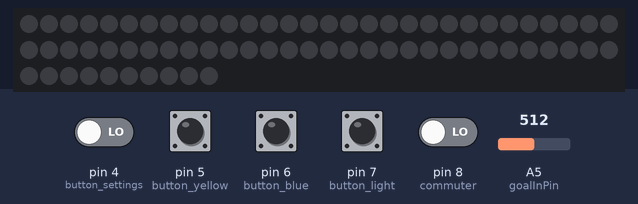
A sketch run on a simulated Arduino Uno, built with avr-gcc and run on an emulated ATmega328P. Parts: 70 RGB LEDs in strip order, left to right, continuing on the next row. Inputs (shaded band) come from the test bench; at power-on: pin 4 (button_settings), pin 5 (button_yellow), pin 6 (button_blue), pin 7 (button_light), pin 8 (commuter) LOW, A5 (goalInPin) = 512. What the sketch prints to the serial monitor is not drawn.

Above: at 10.2 s.
10.3 s: pin 5 (button_yellow) pulled HIGH for 0.15 s
13.4 s: pin 8 (commuter) driven HIGH
At 13.66 s:
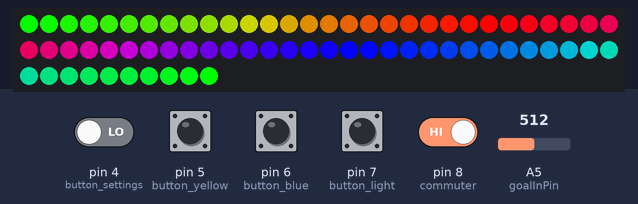
At 14.26 s:
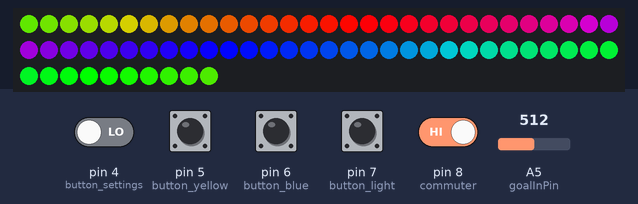
15.9 s: pin 4 (button_settings) driven HIGH and pin 8 (commuter) driven LOW
18.9 s: pin 6 (button_blue) pulled HIGH for 1 s
22.9 s: pin 5 (button_yellow) pulled HIGH for 1 s
26.9 s: pin 6 (button_blue) pulled HIGH for 1 s
Timing chart, 0 to 29.9 s (numbered marks = the images above; inputs shaded):
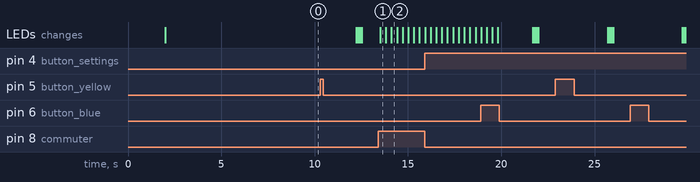

The sketch:

Kickern_Master_Uno.ino
```cpp
// (licence header left out)
#include <Arduino.h>                            // Arduino
#include <Adafruit_NeoPixel.h>                  // Adafruit LED strip


/******************************************************************************
 * set variable
 *****************************************************************************/

//FastLED Setup
#define NUM_LEDS 70
#define PIN 13

//Button Setup
int button_settings = 4;
int button_yellow = 5;
int button_blue = 6;
int button_light = 7;
int commuter = 8;
//OneButton button_light(7, true);

//intit Buttons
int button_settings_stat = 0;
int last_button_settings_stat = 0;
int button_yellow_stat = 0;
int last_button_yellow_stat = 0;
int button_blue_stat = 0;
int last_button_blue_stat = 0;
int button_light_stat = 0;
int last_button_light_stat = 0;
int commuter_stat = 0;
int sett_menu = 0;
int light_stat = 0;

//Goal/Target Setup
int final_goal = 6;
int win_wait = 10000;
int val = 0;
int val_set = 0;
int schleife = 0;

//count button push
int count_goal_yellow = 0;
int count_goal_blue = 0;

uint8_t gHue = 0;
int hue     = 0;

//strip brightness
#define MAX_BRIGHTNESS 255      // Thats full on, watch the power!
#define MIN_BRIGHTNESS 0       // set to a minimum of 25%

const int goalInPin = A5;

//Adafruit Neopixel strip
Adafruit_NeoPixel strip = Adafruit_NeoPixel(NUM_LEDS, PIN, NEO_GRB + NEO_KHZ800);

/******************************************************************************
* Arduino Setup
******************************************************************************/

void setup(){

  Serial.begin(9600);
  pinMode(button_settings, INPUT);
  pinMode(button_yellow, INPUT);
  pinMode(button_blue, INPUT);
  pinMode(button_light, INPUT);
  pinMode(commuter, INPUT);
  delay(2000);
  //strip.setBrightness(MIN_BRIGHTNESS);
  strip.begin(); // This initializes the NeoPixel library.
  strip.show();
  delay(7000);
} // end Setup

/******************************************************************************
* Arduino loop
******************************************************************************/
void loop() {
  button_settings_stat = digitalRead(button_settings);
  button_light_stat = digitalRead(button_light);
  button_yellow_stat = digitalRead(button_yellow);
  button_blue_stat = digitalRead(button_blue);
  commuter_stat = digitalRead(commuter);
  Serial.print(val);
  Serial.println(val_set);


  if (count_goal_yellow <= 2 && count_goal_blue <= 2){
    if (button_settings_stat != last_button_settings_stat) {
      if (button_settings_stat == HIGH) {
        if (val_set == 1){
          val_set = 0;
        } else if (val_set == 0){
          val_set = 1;
        }
      }
    }
  }
  if (val_set == 1){
    byte i;
    button_settings_stat = digitalRead(button_settings);
    if (val == 1){
      val = 0;
      light_stat = 1;
    }
    light_red();
    int mappedValue = map(analogRead(goalInPin), 0, 1023, 3, 9);

    final_goal = mappedValue;
  } else if (val_set == 0){
   if (button_settings_stat == LOW && light_stat == 1) {
    if (val == 0){
      val = 1;
      light_stat = 0;
    }
   }
  }
  last_button_settings_stat = button_settings_stat;

  // turn light on/off
  if (button_light_stat != last_button_light_stat) {
    // check if the pushbutton is pressed.
    // if it is, the buttonState is HIGH:
    if (button_light_stat == HIGH) {
      if (val == 1){
        val = 0;
      } else if (val == 0){
        val = 1;
      }
    }
  }

  if (val == 1)
  {
   light_on();
  }
  else if (val == 0)
  {
   light_off();
  }
  last_button_light_stat = button_light_stat;

  // count goals team yellow
  if (button_yellow_stat != last_button_yellow_stat) {
    if (button_yellow_stat == LOW) {
      count_goal_yellow++;
      //delay(50);
      FadeIn(0xff, 0xff, 0x00);
      Strobe(0xff, 0xff, 0x00, 3, 50, 1000);
      FadeOut(0xff, 0xff, 0x00);
    }
  }
   last_button_yellow_stat = button_yellow_stat;

  // count goals team blue
  if (button_blue_stat != last_button_blue_stat) {
    if (button_blue_stat == LOW) {
      // count goal blue
      count_goal_blue++;
      FadeIn(0x00, 0x00, 0xff);
      Strobe(0x00, 0x00, 0xff, 3, 50, 1000);
      FadeOut(0x00, 0x00, 0xff);
    }
  }
  last_button_blue_stat = button_blue_stat;

  // team yellow win
  if (count_goal_yellow == final_goal) {
    NewKITT(0xff, 0xff, 0, 8, 10, 50);
    for( int i = 0; i<NUM_LEDS; i++){
      strip.setPixelColor(i, strip.Color(255, 255, 0));
    }
    strip.show();

    delay(5000);
    count_goal_yellow = 0;
    count_goal_blue = 0;
  }

  //team blue win
  if (count_goal_blue == final_goal) {
    NewKITT(0, 0, 0xff, 8, 10, 50);
    for( int i = 0; i<NUM_LEDS; i++){
      strip.setPixelColor(i, strip.Color(0, 0, 255));
    }
    strip.show();
    delay(5000);
    count_goal_yellow = 0;
    count_goal_blue = 0;
  } // end win

  // Start Pause Modus

  if (commuter_stat == HIGH){
    Pause();
  }

}// end loop

/******************************************************************************
* Matrix,Settings, Pause & Matrix_Win
******************************************************************************/

void Pause(){
  // start rainbowCycle
  rainbowCycle(20);
}


/******************************************************************************
* Adafruit Neopixel Effekte und Licht an und aus
******************************************************************************/

//-----------Licht AN--------------------------
void light_red(){
  setAll(255,0,0);
  showStrip();
}
//-----------Licht AN--------------------------
void light_on(){
  setAll(255,255,255);
  showStrip();
}

//-----------Licht AUS---------------------------
void light_off(){
  setAll(0,0,0);
  showStrip();
}

//-----------Rainbow Effekt---------------------------
byte * Wheel(byte WheelPos) {
  static byte c[3];
  if(WheelPos < 85) {
   c[0]=WheelPos * 3;
   c[1]=255 - WheelPos * 3;
   c[2]=0;
  } else if(WheelPos < 170) {
   WheelPos -= 85;
   c[0]=255 - WheelPos * 3;
   c[1]=0;
   c[2]=WheelPos * 3;
  } else {
   WheelPos -= 170;
   c[0]=0;
   c[1]=WheelPos * 3;
   c[2]=255 - WheelPos * 3;
  }

  return c;
}

void rainbowCycle(int SpeedDelay) {
  byte *c;
  uint16_t i, j;

  //for(j=0; j<256*5; j++) { // 5 cycles of all colors on wheel
  for(j=0; j<256*1; j++) {
    for(i=0; i< NUM_LEDS; i++) {
      c=Wheel(((i * 256 / NUM_LEDS) + j) & 255);
      setPixel(i, *c, *(c+1), *(c+2));
    }
    //strip.setBrightness(MAX_BRIGHTNESS);
    showStrip();
    delay(SpeedDelay);
  }
}

//-----------Strobo Effekt---------------------------
void Strobe(byte red, byte green, byte blue, int StrobeCount, int FlashDelay, int EndPause){
  for(int j = 0; j < StrobeCount; j++) {
    setAll(red,green,blue);
    showStrip();
    delay(FlashDelay);
    setAll(0,0,0);
    showStrip();
    delay(FlashDelay);
    setAll(red,green,blue);
    showStrip();
  }
}

void FadeIn(byte red, byte green, byte blue){
  float r, g, b;

  for(int k = 0; k < 256; k=k+1) {
    r = (k/256.0)*red;
    g = (k/256.0)*green;
    b = (k/256.0)*blue;
    setAll(r,g,b);
    showStrip();
  }
}
void FadeOut(byte red, byte green, byte blue){
  float r, g, b;

  for(int k = 255; k >= 0; k=k-2) {
    r = (k/256.0)*red;
    g = (k/256.0)*green;
    b = (k/256.0)*blue;
    setAll(r,g,b);
    showStrip();
  }
}
//-----------Knight rider Effekt---------------------------
void NewKITT(byte red, byte green, byte blue, int EyeSize, int SpeedDelay, int ReturnDelay){
  RightToLeft(red, green, blue, EyeSize, SpeedDelay, ReturnDelay);
  LeftToRight(red, green, blue, EyeSize, SpeedDelay, ReturnDelay);
  OutsideToCenter(red, green, blue, EyeSize, SpeedDelay, ReturnDelay);
  CenterToOutside(red, green, blue, EyeSize, SpeedDelay, ReturnDelay);
  LeftToRight(red, green, blue, EyeSize, SpeedDelay, ReturnDelay);
  RightToLeft(red, green, blue, EyeSize, SpeedDelay, ReturnDelay);
  OutsideToCenter(red, green, blue, EyeSize, SpeedDelay, ReturnDelay);
  CenterToOutside(red, green, blue, EyeSize, SpeedDelay, ReturnDelay);
}

void CenterToOutside(byte red, byte green, byte blue, int EyeSize, int SpeedDelay, int ReturnDelay) {
  for(int i =((NUM_LEDS-EyeSize)/2); i>=0; i--) {
    setAll(0,0,0);

    setPixel(i, red/10, green/10, blue/10);
    for(int j = 1; j <= EyeSize; j++) {
      setPixel(i+j, red, green, blue);
    }
    setPixel(i+EyeSize+1, red/10, green/10, blue/10);

    setPixel(NUM_LEDS-i, red/10, green/10, blue/10);
    for(int j = 1; j <= EyeSize; j++) {
      setPixel(NUM_LEDS-i-j, red, green, blue);
    }
    setPixel(NUM_LEDS-i-EyeSize-1, red/10, green/10, blue/10);

    showStrip();
    delay(SpeedDelay);
  }
  delay(ReturnDelay);
}

void OutsideToCenter(byte red, byte green, byte blue, int EyeSize, int SpeedDelay, int ReturnDelay) {
  for(int i = 0; i<=((NUM_LEDS-EyeSize)/2); i++) {
    setAll(0,0,0);

    setPixel(i, red/10, green/10, blue/10);
    for(int j = 1; j <= EyeSize; j++) {
      setPixel(i+j, red, green, blue);
    }
    setPixel(i+EyeSize+1, red/10, green/10, blue/10);

    setPixel(NUM_LEDS-i, red/10, green/10, blue/10);
    for(int j = 1; j <= EyeSize; j++) {
      setPixel(NUM_LEDS-i-j, red, green, blue);
    }
    setPixel(NUM_LEDS-i-EyeSize-1, red/10, green/10, blue/10);

    showStrip();
    delay(SpeedDelay);
  }
  delay(ReturnDelay);
}

void LeftToRight(byte red, byte green, byte blue, int EyeSize, int SpeedDelay, int ReturnDelay) {
  for(int i = 0; i < NUM_LEDS-EyeSize-2; i++) {
    setAll(0,0,0);
    setPixel(i, red/10, green/10, blue/10);
    for(int j = 1; j <= EyeSize; j++) {
      setPixel(i+j, red, green, blue);
    }
    setPixel(i+EyeSize+1, red/10, green/10, blue/10);
    showStrip();
    delay(SpeedDelay);
  }
  delay(ReturnDelay);
}

void RightToLeft(byte red, byte green, byte blue, int EyeSize, int SpeedDelay, int ReturnDelay) {
  for(int i = NUM_LEDS-EyeSize-2; i > 0; i--) {
    setAll(0,0,0);
    setPixel(i, red/10, green/10, blue/10);
    for(int j = 1; j <= EyeSize; j++) {
      setPixel(i+j, red, green, blue);
    }
    setPixel(i+EyeSize+1, red/10, green/10, blue/10);
    showStrip();
    delay(SpeedDelay);
  }
  delay(ReturnDelay);
}


/******************************************************************************
* Setup Adafruit Effekte (Tweak4all)
******************************************************************************/
void showStrip() {
 #ifdef ADAFRUIT_NEOPIXEL_H
   // NeoPixel
   strip.show();
 #endif
 #ifndef ADAFRUIT_NEOPIXEL_H
   // FastLED
   FastLED.show();
 #endif
}

void setPixel(int Pixel, byte red, byte green, byte blue) {
 #ifdef ADAFRUIT_NEOPIXEL_H
   // NeoPixel
   strip.setPixelColor(Pixel, strip.Color(red, green, blue));
 #endif
 #ifndef ADAFRUIT_NEOPIXEL_H
   // FastLED
   leds[Pixel].r = red;
   leds[Pixel].g = green;
   leds[Pixel].b = blue;
 #endif
}

void setAll(byte red, byte green, byte blue) {
  for(int i = 0; i < NUM_LEDS; i++ ) {
    setPixel(i, red, green, blue);
  }
  //strip.setBrightness(MAX_BRIGHTNESS);
  showStrip();
}
```

Measured:
- after the input at 13.4 s, the LEDs: change after 0.12 s (image 1)
